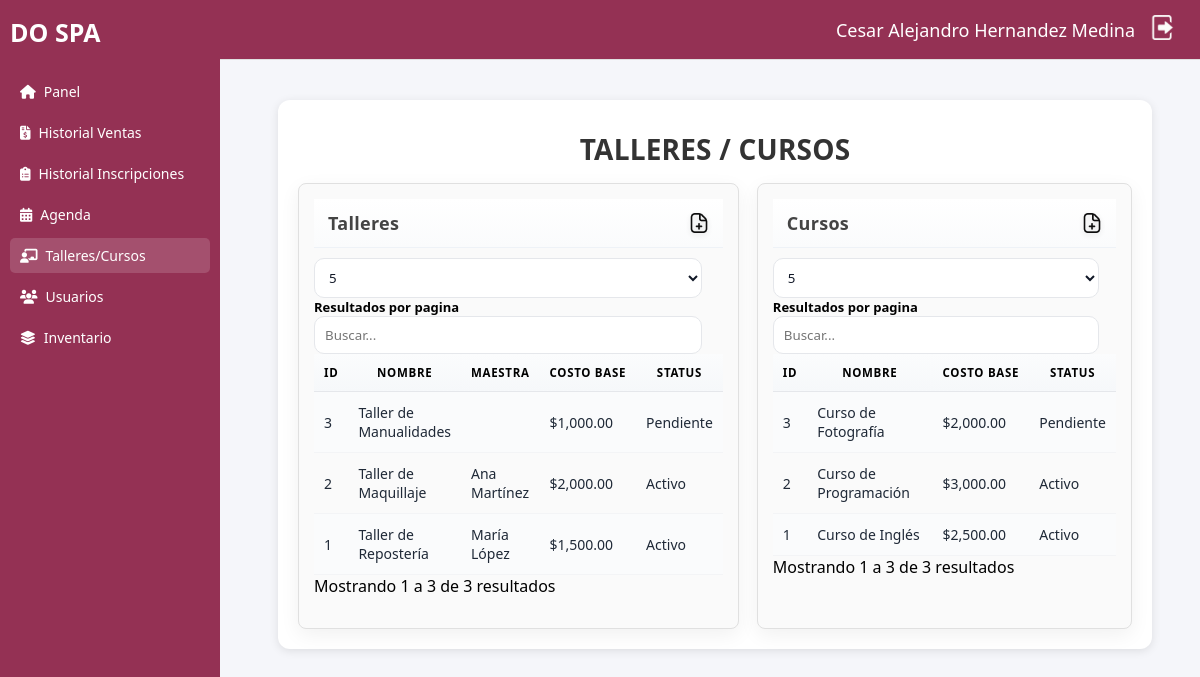
The page /talleres-cursos.php (signed in) on the database its author committed.
### tables this page shows
CREATE TABLE `talleres` (
  `id_taller` int(11) NOT NULL,
  `nombre` varchar(255) DEFAULT NULL,
  `id_maestra` int(11) DEFAULT NULL,
  `costo_base` decimal(10,2) DEFAULT NULL,
  `status` varchar(50) DEFAULT NULL,
  `ingreso_bruto` decimal(10,2) DEFAULT NULL,
  `gastos` decimal(10,2) DEFAULT NULL,
  `porcentaje_delia` decimal(5,2) DEFAULT NULL,
  `porcentaje_caro` decimal(5,2) DEFAULT NULL,
  `precio_preferencial` tinyint(1) DEFAULT 0
);

CREATE TABLE `maestras` (
  `id_maestra` int(11) NOT NULL,
  `nombre` varchar(255) DEFAULT NULL,
  `base` varchar(100) DEFAULT NULL,
  `acuerdo` varchar(100) DEFAULT NULL,
  `gastos` decimal(10,2) DEFAULT NULL,
  `porcentaje_ganancia` decimal(5,2) DEFAULT NULL,
  `estatus` tinyint(1) NOT NULL DEFAULT 1
);

CREATE TABLE `cursos` (
  `id_curso` int(11) NOT NULL,
  `nombre` varchar(255) DEFAULT NULL,
  `id_maestra` int(11) NOT NULL,
  `costo_base` decimal(10,2) DEFAULT NULL,
  `status` varchar(50) DEFAULT NULL,
  `ingreso_bruto` decimal(10,2) DEFAULT NULL,
  `gastos` decimal(10,2) DEFAULT NULL,
  `precio_preferencial` tinyint(1) DEFAULT 0
);

### talleres-cursos.php (the view, shortened to what this page needs)
<?php
require_once "conexion.php";
$Nombre = $_SESSION['nombre'] ?? '';
$Apat   = $_SESSION['apat']   ?? '';
$Amat   = $_SESSION['amat']   ?? '';
mysqli_set_charset($conexion, 'utf8mb4');
?>
<!DOCTYPE html>
<html lang="es">
<head>
  <link rel="stylesheet" href="css/sidebar.css">
  <link rel="stylesheet" href="css/header.css">
  <link rel="stylesheet" href="css/inventario.css">
  <link rel="stylesheet" href="css/talleres-cursos.css?v=2">
  <link rel="stylesheet" href="https://cdn.jsdelivr.net/npm/simple-datatables@latest/dist/style.css">
  <link rel="stylesheet" href="https://cdnjs.cloudflare.com/ajax/libs/font-awesome/6.4.0/css/all.min.css">
</head>
<body>
  <div class="dashboard">
    <aside class="sidebar">
      <div class="logo">DO SPA</div>
      <ul id="menu">
        <li><a href="main.php"><i class="fas fa-home"></i> Panel</a></li>
        <li><a href="ventas.php"><i class="fas fa-file-invoice-dollar"></i> Historial Ventas</a></li>
        <li><a href="inscripciones.php"><i class="fas fa-clipboard-list"></i> Historial Inscripciones</a></li>
        <li><a href="agenda.php"><i class="fas fa-calendar-days"></i> Agenda</a></li>
        <li class="active"><a href="talleres-cursos.php"><i class="fas fa-chalkboard-teacher"></i>Talleres/Cursos</a></li>
        <li><a href="alumnas-maestras.php"><i class="fa-solid fa-users"></i><span>Usuarios</span></a></li>
        <li><a href="inventario.php"><i class="fas fa-layer-group"></i> Inventario</a></li>
      </ul>
    </aside>
    <main class="main">
      <header class="topbar">
        <div class="user-info">
          <span><?php echo htmlspecialchars("$Nombre $Apat $Amat", ENT_QUOTES, 'UTF-8'); ?></span>
          <a href="muerte.php"><img src="img/logout.png" id="btn-logout" alt="Salir"></a>
        </div>
      </header>
      <div class="inventario">
        <h2 class="titulo-inventario" align="center">TALLERES / CURSOS</h2>
        <div class="tablas-inventario">
          <section class="productos">
            <div class="section-header">
              <h3>Talleres</h3>
              <div class="section-actions">
                <img src="img/agregar.png" alt="Agregar" class="icon btn-alta" width="20" data-tipo="taller" title="Dar de alta Taller">
              </div>
            </div>
            <table id="TablaTalleres" class="display">
              <thead>
                <tr>
                  <th>Id</th>
                  <th>Nombre</th>
                  <th>Maestra</th>
                  <th>Costo base</th>
                  <th>Status</th>
                </tr>
              </thead>
              <tbody>
              <?php
                $sqlT = "SELECT t.id_taller, t.nombre, m.nombre AS maestra, t.costo_base, t.status
                         FROM talleres t
                         LEFT JOIN maestras m ON m.id_maestra = t.id_maestra
                         ORDER BY t.id_taller DESC";
                if ($rT = mysqli_query($conexion, $sqlT)):
                  while ($row = mysqli_fetch_assoc($rT)): ?>
                    <tr>
                      <td><?php echo (int)$row['id_taller']; ?></td>
                      <td><?php echo htmlspecialchars($row['nombre'] ?? '', ENT_QUOTES, 'UTF-8'); ?></td>
                      <td><?php echo htmlspecialchars($row['maestra'] ?? '', ENT_QUOTES, 'UTF-8'); ?></td>
                      <td><?php echo '$'.number_format((float)$row['costo_base'], 2); ?></td>
                      <td><?php echo htmlspecialchars(ucfirst($row['status']) ?? '', ENT_QUOTES, 'UTF-8'); ?></td>
                    </tr>
              <?php endwhile; mysqli_free_result($rT); endif; ?>
              </tbody>
            </table>
          </section>
          <section class="kits">
            <div class="section-header">
              <h3>Cursos</h3>
              <div class="section-actions">
                <img src="img/agregar.png" alt="Agregar" class="icon btn-alta" width="20" data-tipo="curso" title="Dar de alta Curso">
              </div>
            </div>
            <table id="TablaCursos" class="display">
              <thead>
                <tr>
                  <th>Id</th>
                  <th>Nombre</th>
                  <th>Costo base</th>
                  <th>Status</th>
                </tr>
              </thead>
              <tbody>
              <?php
                $sqlC = "SELECT id_curso, nombre, costo_base, status
                         FROM cursos
                         ORDER BY id_curso DESC";
                if ($rC = mysqli_query($conexion, $sqlC)):
                  while ($row = mysqli_fetch_assoc($rC)): ?>
                    <tr>
                      <td><?php echo (int)$row['id_curso']; ?></td>
                      <td><?php echo htmlspecialchars($row['nombre'] ?? '', ENT_QUOTES, 'UTF-8'); ?></td>
                      <td><?php echo '$'.number_format((float)$row['costo_base'], 2); ?></td>
                      <td><?php echo htmlspecialchars(ucfirst($row['status']) ?? '', ENT_QUOTES, 'UTF-8'); ?></td>
                    </tr>
              <?php endwhile; mysqli_free_result($rC); endif; ?>
              </tbody>
            </table>
          </section>
        </div>
      </div>
    </main>
  </div>
</body>
</html>

### css/sidebar.css (style rules this page uses)
.sidebar { position: fixed; top: 0; left: 0; width: 220px; height: 100vh; background: #943154; color: #fff; padding: 15px 10px; box-sizing: border-box; font-family: 'Segoe UI', sans-serif; }
.sidebar .logo { font-size: 25px; font-weight: bold; margin-bottom: 25px; text-align: left; color: #fff; }
.sidebar ul { list-style: none; margin: 0; padding: 0; }
.sidebar li { margin: 6px 0; }
.sidebar a { display: flex; align-items: center; gap: 8px; padding: 8px 10px; color: #fff; text-decoration: none; font-size: 14px; border-radius: 5px; transition: background 0.3s; }
.sidebar a:hover, .sidebar .active a { background: rgba(255, 255, 255, 0.15); }

### css/header.css (style rules this page uses)
html { background: #f5f6fa; }
#btn-logout { cursor: pointer; width: 25px; transition: ease-in-out .15s; }
.topbar { position: fixed; top: 0; left: 220px; right: 0; height: 60px; background: #943154; display: flex; align-items: center; justify-content: flex-end; padding: 0 25px; border-bottom: 1px solid #e0e0e0; box-sizing: border-box; z-index: 1000; }
.user-info { display: flex; align-items: center; gap: 15px; font-size: 18px; color: #333; }
.user-info span { font-weight: 500; color: white; }

### css/inventario.css (style rules this page uses)
* { font-family: 'Segoe UI', sans-serif; }
.main { margin-left: 230px; margin-top: 60px; padding: 20px; background: #f5f6fa; min-height: calc(100vh - 60px); box-sizing: border-box; font-family: 'Segoe UI', sans-serif; }
a { text-decoration: none; color: #000; }
.inventario { background: #fff; padding: 25px; border-radius: 12px; box-shadow: 0 2px 10px rgba(0,0,0,0.1); margin: 20px; flex: 1; display: flex; flex-direction: column; }
.inventario .titulo-inventario { font-size: 28px; font-weight: 700; margin-bottom: 15px; color: #333; }
.tablas-inventario { display: grid; grid-template-columns: 1fr 1fr; gap: 25px; }
.tablas-inventario section { background: #fafafa; border: 1px solid #e0e0e0; border-radius: 8px; padding: 15px; }
.tablas-inventario h3 { margin-bottom: 10px; font-size: 18px; color: #444; }
.tablas-inventario .section-header { display: flex; align-items: center; justify-content: space-between; gap: 12px; margin-bottom: 10px; }
.tablas-inventario .section-header h3 { margin: 0; font-size: 18px; color: #444; }
.section-actions { display: flex; align-items: center; gap: 10px; }
.section-actions .icon { width: 20px; height: 20px; cursor: pointer; vertical-align: middle; opacity: 0.95; transition: transform .12s ease, opacity .12s ease; }

### css/talleres-cursos.css (style rules this page uses)
.inventario { padding: 20px; }
.titulo-inventario { margin: 10px 0 18px; font-size: 24px; font-weight: 800; letter-spacing: .2px; text-transform: uppercase; }
.tablas-inventario { display: grid; grid-template-columns: 1fr 1fr; gap: 18px; }
.productos, .kits { background: #ffffff; border: 1px solid #e5e7eb; border-radius: 14px; box-shadow: 0 6px 20px rgba(0,0,0,.06); overflow: clip; }
.section-header { display: flex; align-items: center; justify-content: space-between; padding: 12px 14px; border-bottom: 1px solid #eef2f7; background: linear-gradient(180deg, #ffffff, #fafbfc); }
.section-header h3 { margin: 0; font-size: 15px; font-weight: 800; letter-spacing: .3px; }
.section-actions { display: flex; align-items: center; gap: 10px; }
.section-actions .icon { width: 20px; height: 20px; cursor: pointer; transition: transform .15s ease, filter .2s ease; filter: drop-shadow(0 2px 3px rgba(0,0,0,.15)); }
table.display { width: 100%; border-collapse: collapse; font-size: 14px; }

### rows shown on the page
talleres: id_taller "3", nombre "Taller de Manualidades", costo_base "1,000.00", status "Pendiente"
talleres: id_taller "2", nombre "Taller de Maquillaje", id_maestra.nombre "Ana Martínez", costo_base "2,000.00", status "Activo"
talleres: id_taller "1", nombre "Taller de Repostería", id_maestra.nombre "María López", costo_base "1,500.00", status "Activo"
cursos: id_curso "3", nombre "Curso de Fotografía", costo_base "2,000.00", status "Pendiente"
cursos: id_curso "2", nombre "Curso de Programación", costo_base "3,000.00", status "Activo"
cursos: id_curso "1", nombre "Curso de Inglés", costo_base "2,500.00", status "Activo"
